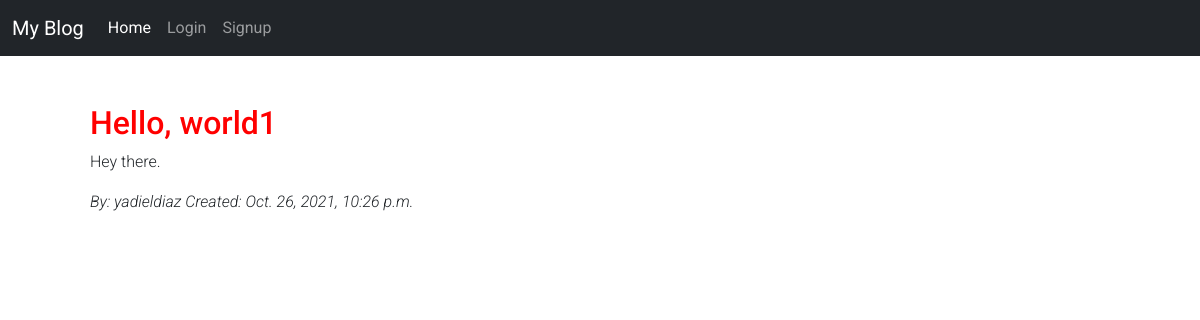
Before: /post/1/ with the older database file.
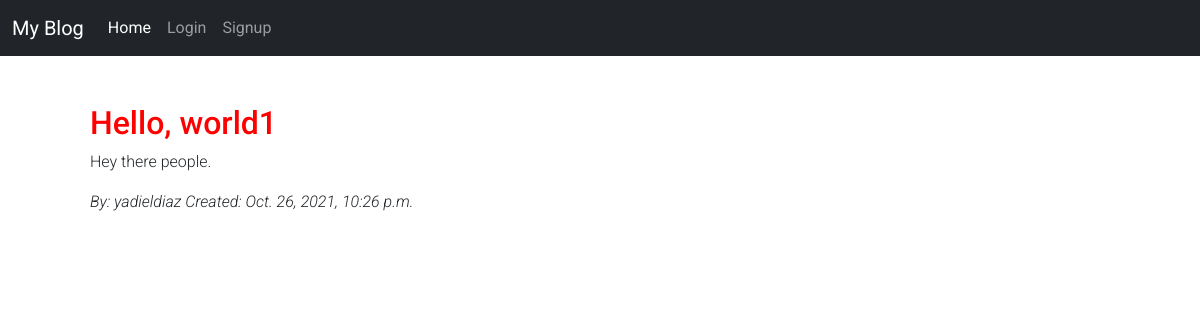
After: the same page with the newer database file.
### blog/models.py (models this page shows, shortened)
class Post(models.Model):
    title = models.CharField(max_length=200)
    author = models.ForeignKey(
        'auth.User',
        on_delete=models.CASCADE
    )
    body = models.TextField()
    created_at = models.DateTimeField(auto_now_add=True)

### blog/views.py (the view)
# urls.py: path('post/<int:pk>/', PostDetailView.as_view(), name='post_detail'),
class PostDetailView(DetailView):
    model = Post
    template_name = "post_detail.html"

### templates/post_detail.html (shortened to what this page needs)
{% extends 'base.html' %}
{% block content %}
<div class="container">
    <div class="m-5">
        <h2 class="title">{{ post.title }}</h2>
        <p>{{ post.body }}</p>
        <p class="rights">By: {{ post.author }} Created: {{ post.created_at }}</p>
    </div>
</div>
{% endblock content %}

Changed rows visible on the page:
changed Post "Hello, world1": body "Hey there." → "Hey there people."
